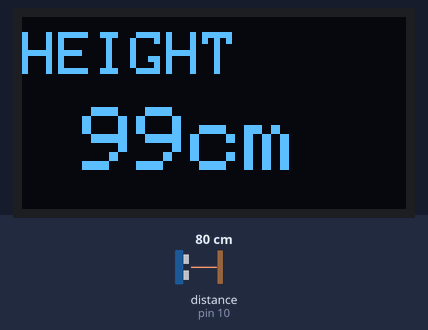
This sketch was run on a simulated Arduino Uno, built with avr-gcc and run on an emulated ATmega328P. Parts: 128×64 one-colour display. The test bench sets the inputs (shaded band); at power-on: distance to the obstacle (sensor on pin 10) 80 cm. The echo pulse lasts 58.3 µs per cm; what the sketch prints to the serial monitor is not drawn.

Above: at 2.8 s.
2.9 s: distance to the obstacle (sensor on pin 10) set to 250 cm
At 4.4 s:
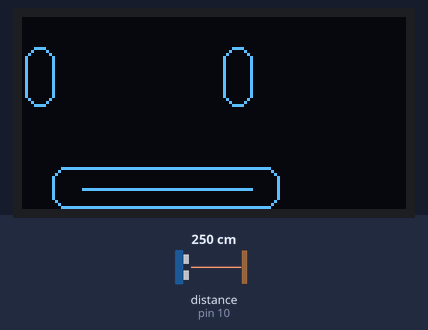
5.9 s: distance to the obstacle (sensor on pin 10) set to 2 cm
At 6.8 s:
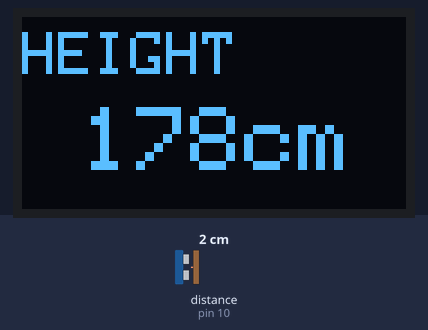
8.6 s: distance to the obstacle (sensor on pin 10) set to 4 cm
At 11.1 s:
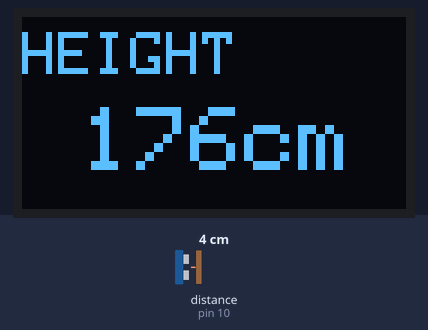
Timing chart, 0 to 12.6 s (numbered marks = the images above; inputs shaded):
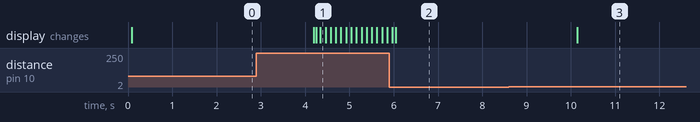

Measured:
- after the input at 2.9 s, the display: first changes after 1.3 s (image 1 shows a later state)
- after the input at 5.9 s, the display: first differs from a run without the input after 0.15 s (image 2)
- after the input at 8.6 s, the display: changes after 1.5 s (image 3)

The sketch:

OLED_HC_SR04_Animation.ino
```cpp
/* OLED_HC_SR04_Animation
 * reference by
 * IDEA:  https://create.arduino.cc/projecthub/mircemk/diy-arduino-height-measuring-machine-0437dd
 * ANIMATION:  https://blog.naver.com/chandong83/221160691170
 * install library: newping, adafruit gfx, adafruit ssd1306
 * SDA A4, SCL A5, TRIG 9pin, ECHO 10pin
 */

#include <NewPing.h>
#include <SPI.h>
#include <Wire.h>
#include <Adafruit_GFX.h>
#include <Adafruit_SSD1306.h>

#define SCREEN_WIDTH 128 // OLED display width, in pixels
#define SCREEN_HEIGHT 64 // OLED display height, in pixels

// Declaration for an SSD1306 display connected to I2C (SDA, SCL pins)
#define OLED_RESET     4 // Reset pin # (or -1 if sharing Arduino reset pin)
Adafruit_SSD1306 display(SCREEN_WIDTH, SCREEN_HEIGHT, &Wire, OLED_RESET);

NewPing sonar(9, 10, 200); // TRIG 9pin, ECHO 10pin
int base = 180;
int height;

/**************   애니메이션 시작  **************/
const int ANI_MODE_MOVE = 0; //이동 모드
const int ANI_MODE_WINK = 1; //윙크 모드

int preEyePos = 0; //이전 이미지 지우기 위한 눈 위치
int eyePos = 0;  //현재 이미지 그리기 위한 눈 위치
int eyeDir = 0;  //눈 움직이는 방향

int animationSpeed = 20; //애니메이션 딜레이

int animationMode = ANI_MODE_MOVE; //애니메이션 모드

long randNumber;

//윙크시 사용되는 변수
int preEyeHeight = 0;
int eyeHeight = 0;
int eyeHDir = 0;

void setup()
{
  Serial.begin(9600);

  // SSD1306_SWITCHCAPVCC = generate display voltage from 3.3V internally
  if (!display.begin(SSD1306_SWITCHCAPVCC, 0x3C)) { // Address 0x3D for 128x64
    Serial.println(F("SSD1306 allocation failed"));
    for (;;); // Don't proceed, loop forever
  }

  // Clear the buffer
  display.clearDisplay();

  randomSeed(analogRead(0));
}

void loop()
{
  height = base - sonar.ping_cm();

  if (height < 0 || height > 180)
    height = 0;


  Serial.println(height);
  delay(20);

  if (height == 180)
    animation();
  else
    printHeight();
}

void printHeight(void) {
  display.clearDisplay();
  display.setTextSize(2);             // Normal 1:1 pixel scale
  display.setTextColor(WHITE);        // Draw white text
  display.setCursor(0, 5);            // Start at top-left corner
  display.println(F("HEIGHT"));

  display.setTextSize(3);             // Normal 1:1 pixel scale
  display.setTextColor(WHITE);        // Draw white text
  display.setCursor(20, 30);            // Start at top-left corner
  display.print(height);
  display.println(F("cm"));
  display.display();
  delay(2000);
  display.clearDisplay();
}

void animation(void) {

  //윙크 모드로 동작
  animationMode = 0;

  //이전 눈 위치 갱신
  preEyePos = eyePos;

  //애니 속도는 1ms
  animationSpeed = 1;

  /**************   애니메이션 시작  **************/
  switch (animationMode) {
    case ANI_MODE_MOVE:
      //이전 눈 위치 값 저장
      //이전 그림 지우기 위함.
      preEyePos = eyePos;

      //눈 이동
      if (eyeDir == 0)
      {
        eyePos--;
        if (eyePos < 0)
        {
          eyePos = 0;
          eyeDir = 1;
        }
      }
      else
      {
        eyePos++;
        if (eyePos > 20)
        {
          eyePos = 20;
          eyeDir = 0;
        }
      }
      break;

    case ANI_MODE_WINK:
      //이전 눈 크기 값 저장
      preEyeHeight = eyeHeight;

      if (eyeHDir == 0) {
        eyeHeight++;
        if (eyeHeight > 10) {
          eyeHeight = 10;
          eyeHDir = 1;
        }
      } else {
        eyeHeight--;
        if (eyeHeight < 0) {
          eyeHeight = 0;
          eyeHDir = 0;

          //눈을 감았다가 뜨면 다시 이동
          animationMode = ANI_MODE_MOVE;
          animationSpeed = 20;
        }
      }
      break;
  }

  /**************   애니메이션 끝    **************/


  /**************   OLED 시작  **************/
  //왼쪽 눈
  display.drawRoundRect(preEyePos, 10 + preEyeHeight, 10, 20 - preEyeHeight, 5, BLACK);
  display.drawRoundRect(eyePos, 10 + eyeHeight, 10, 20 - eyeHeight, 5, WHITE);
  delay(animationSpeed);
  display.display();

  //오른쪽 눈
  display.drawRoundRect(preEyePos + 66, 10 + preEyeHeight, 10, 20 - preEyeHeight, 5, BLACK);
  display.drawRoundRect(eyePos + 66, 10 + eyeHeight, 10, 20 - eyeHeight, 5, WHITE);
  delay(animationSpeed);
  display.display();

  //입
  display.drawRoundRect(10, 50, (96 - 20), 14, 5, WHITE);
  display.drawLine(20, 57, 56 + 20, 57, WHITE);
  display.display();
  /**************   OLED 끝    **************/
}
```
